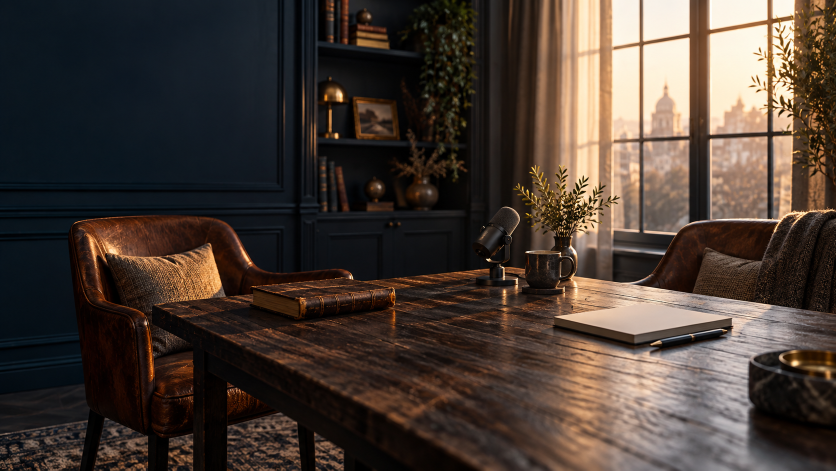
#> input picture media-originals/generated/conversation.png, 1672 x 941 px, given in place of meeting.png, which was not available (shown at 1/2 size)
$ python prepare_images.py
#> lines starting #> are read from the running program, lines starting #| are printed output that depends on the picture
"""Copy immutable generated originals and make web-size raster derivatives."""
from pathlib import Path
from PIL import Image
import shutil, json

ROOT=Path(__file__).resolve().parents[1]
SOURCE=Path(r'C:\Users\lukec\.codex\generated_images\01a08ea4-afc1-7f41-9b3a-7239e90446bf')
ASSETS={
 'meeting':'exec-13ae83a3-1cb6-4233-8920-17bb1402698b.png',
 'conversation':'exec-b016ac14-3301-4b45-b36c-bfd2e1944c82.png',
 'matter':'exec-462c278e-366c-419f-94d4-3edd36c4516e.png',
 'network':'exec-b5abfce2-80e2-4bcd-9450-c59501c74d16.png',
 'horizons':'exec-a3bf0697-a29b-416c-bb14-178e8ee06b21.png',
 'culture':'exec-3c0c3233-5c4d-4544-81b8-7969cc3fea06.png',
 'library':'exec-3e03cd17-3d79-4b7d-b16a-f391916dbac3.png',
}
originals=ROOT/'media-originals/generated'
public=ROOT/'public/media/heroes'
originals.mkdir(parents=True,exist_ok=True);public.mkdir(parents=True,exist_ok=True)
for name,file in ASSETS.items():
    shutil.copy2(SOURCE/file, originals/f'{name}.png')
    im=Image.open(originals/f'{name}.png').convert('RGB')
#> im is the input picture: PIL image 1672x941 RGB; mean R, G, B 70.9, 59, 51.4
    im.thumbnail((2000,1400));im.save(public/f'{name}.webp',quality=86,method=6)
    mobile=im.copy();mobile.thumbnail((1000,700));mobile.save(public/f'{name}-mobile.webp',quality=83,method=6)
#> after `mobile.thumbnail((1000, 700))`:
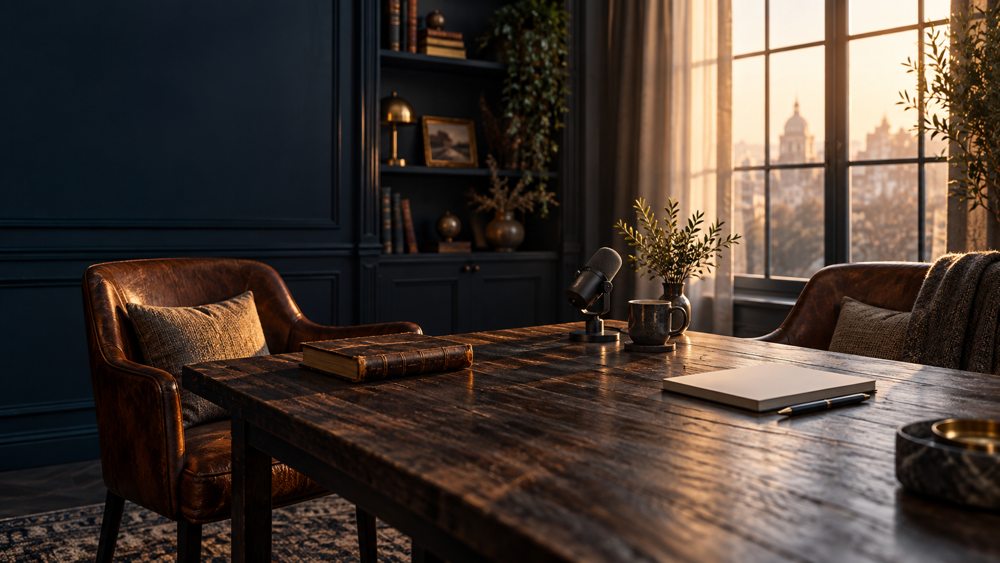
#> mobile: PIL image 1000x563 RGB; mean R, G, B 70.9, 59, 51.4
#> pass 3 of the loop `for name,file in ASSETS.items():`:
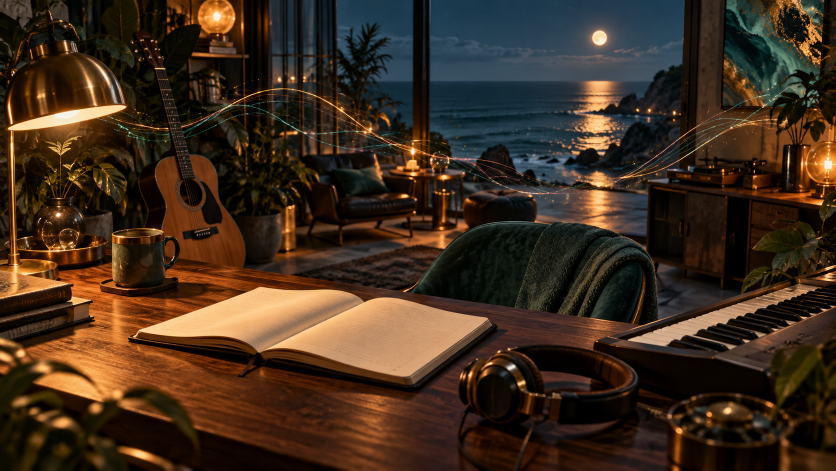
#> input picture media-originals/generated/culture.png, 1672 x 941 px, given in place of matter.png, which was not available (shown at 1/2 size)
#> im is the input picture: PIL image 1672x941 RGB; mean R, G, B 63.7, 45.4, 29.6
#> `mobile.thumbnail((1000, 700))`:
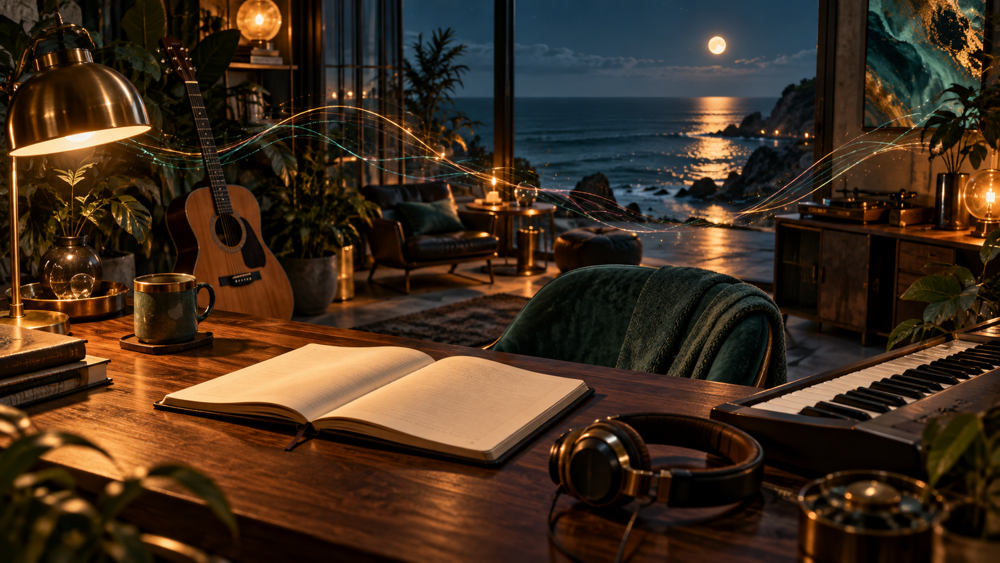
#> mobile: PIL image 1000x563 RGB; mean R, G, B 63.7, 45.4, 29.6
#> the loop made 7 passes; the first 3 are shown
fonts=ROOT/'public/media/fonts';fonts.mkdir(parents=True,exist_ok=True)
shutil.copy2(ROOT/'source-repositories/auraofintelligence.github.io/assets/fonts/archivo-var.woff2',fonts/'archivo-var.woff2')
shutil.copy2(ROOT/'source-repositories/grain-by-grain-documentary/assets/img/favicon-192.png',ROOT/'public/media/favicon.png')
print('Prepared',len(ASSETS),'hero families')
